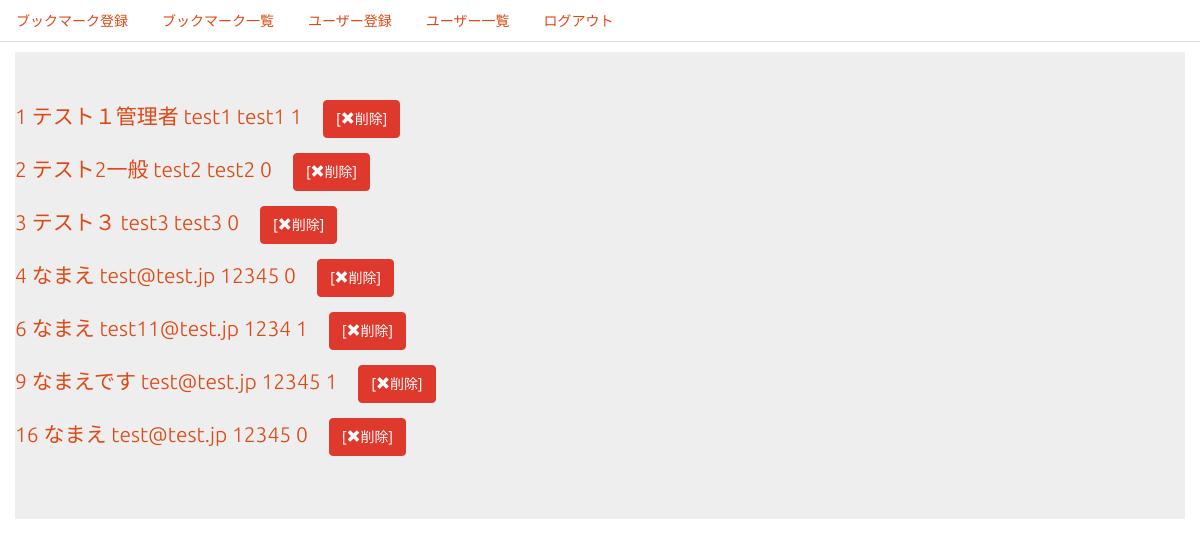
The page /user_select.php (signed in) on the database its author committed.
### tables this page shows
CREATE TABLE `gs_user_table` (
  `id` int(12) NOT NULL,
  `name` varchar(64) NOT NULL,
  `lid` varchar(128) NOT NULL,
  `lpw` varchar(64) NOT NULL,
  `kanri_flg` int(1) DEFAULT NULL
);

### funcs.php (called while the page is built, shortened)
<?php
function h($str)
{
    return htmlspecialchars($str, ENT_QUOTES);
}

### user_select.php (the view, shortened to what this page needs)
<?php
require_once('funcs.php');
$pdo = db_conn();
$stmt = $pdo->prepare('SELECT * FROM gs_user_table');
$status = $stmt->execute();
$view = '';
if ($status == false) {
    sql_error($stmt);
} else {
    while ($r = $stmt->fetch(PDO::FETCH_ASSOC)) {
        $view .= '<p>';
        $view .= '<a href="user_detail.php?id=' . $r["id"] . '">';
        $view .= h($r['id']) . " " . h($r['name']) . " " . h($r['lid']). " " . h($r['lpw']). " " . h($r['kanri_flg']);
        $view .= '</a>';
        $view .= "　";
        $view .= '<a class="btn btn-danger" href="user_delete.php?id=' . $r['id'] . '">';
        $view .= '[<i class="glyphicon glyphicon-remove"></i>削除]';
        $view .= '</a>';
        $view .= '</p>';
    }
}
?>
<!DOCTYPE html>
<html lang="ja">
<head>
    <link rel="stylesheet" href="css/range.css">
    <link href="css/bootstrap.min.css" rel="stylesheet">
</head>
<body id="main">
<header>
<nav>
    <ul class="nav nav-tabs">
    <li class="nav-item">
        <a class="nav-link active" aria-current="page" href="index.php">ブックマーク登録</a>
    </li>
    <li class="nav-item">
        <a class="nav-link active" aria-current="page" href="select.php">ブックマーク一覧</a>
    </li>
    <li class="nav-item">
        <a class="nav-link" href="user.php">ユーザー登録</a>
    </li>
    <li class="nav-item">
        <a class="nav-link" href="user_select.php">ユーザー一覧</a>
    </li>
    <li class="nav-item">
        <a class="nav-link" href="logout.php">ログアウト</a>
    </li>
    </ul>
    </nav>
    </header>
    <div>
        <div class="container jumbotron"><?= $view ?></div>
    </div>
</body>
</html>

### user_select.php (style rules this page uses)
div { padding: 10px; font-size: 16px; }

### rows shown on the page
gs_user_table: value "1 テスト１管理者 test1 test1 1"
gs_user_table: value "2 テスト2一般 test2 test2 0"
gs_user_table: value "3 テスト３ test3 test3 0"
gs_user_table: value "4 なまえ test@test.jp 12345 0"
gs_user_table: value "6 なまえ test11@test.jp 1234 1"
gs_user_table: value "9 なまえです test@test.jp 12345 1"
gs_user_table: value "16 なまえ test@test.jp 12345 0"
